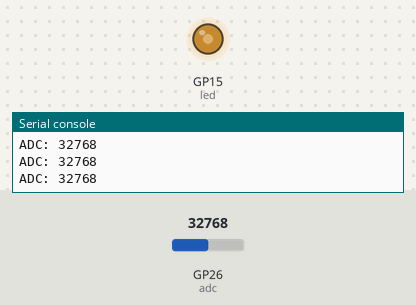
This program was run on a simulated Raspberry Pi Pico running MicroPython. Parts: output pins drawn as LEDs (lit = HIGH), the last lines printed to the serial console. Inputs (shaded band) come from the test bench; at power-on: GP26 (adc) = 32768 (analog values on the 0–65535 scale).

Above: at 1.2 s.
1.3 s: GP26 (adc) set to 45874
At 1.6 s:
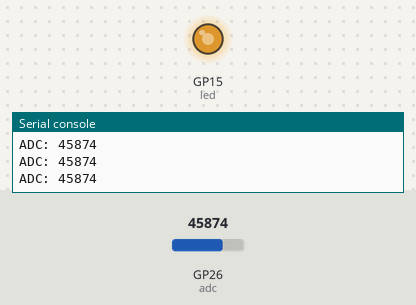
2.8 s: GP26 (adc) set to 57670
At 3.8 s:
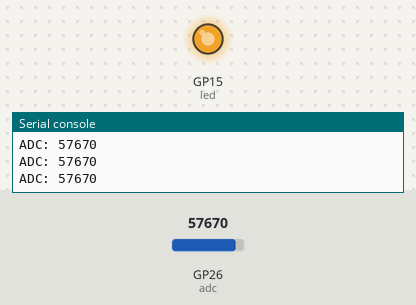
4.3 s: GP26 (adc) set to 7864
At 4.8 s:
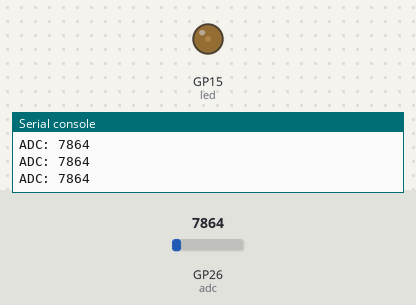
5.8 s: GP26 (adc) set to 0
At 7.1 s:
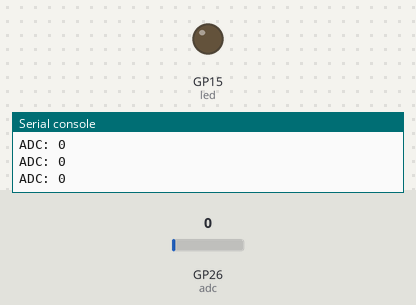
Timing chart, 0 to 8.3 s (numbered marks = the images above; inputs shaded):
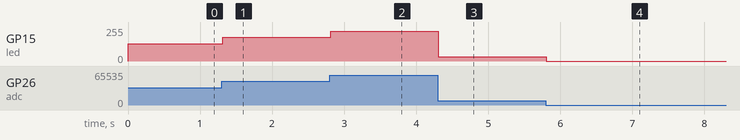

Measured:
- after the input at 1.3 s, GP15 (led): 128/255 → 178/255 at once
- after the input at 2.8 s, GP15 (led): 178/255 → 224/255 at once
- after the input at 4.3 s, GP15 (led): 224/255 → 31/255 at once
- after the input at 5.8 s, GP15 (led): 31/255 → 0/255 at once

The program:

main.py
```python
from machine import ADC, Pin, PWM
import time

adc = ADC(Pin(26))
led = PWM(Pin(15))
led.freq(1000)

while True:
    value = adc.read_u16()
    led.duty_u16(value)
    print("ADC:", value)
    time.sleep_ms(20)
```
